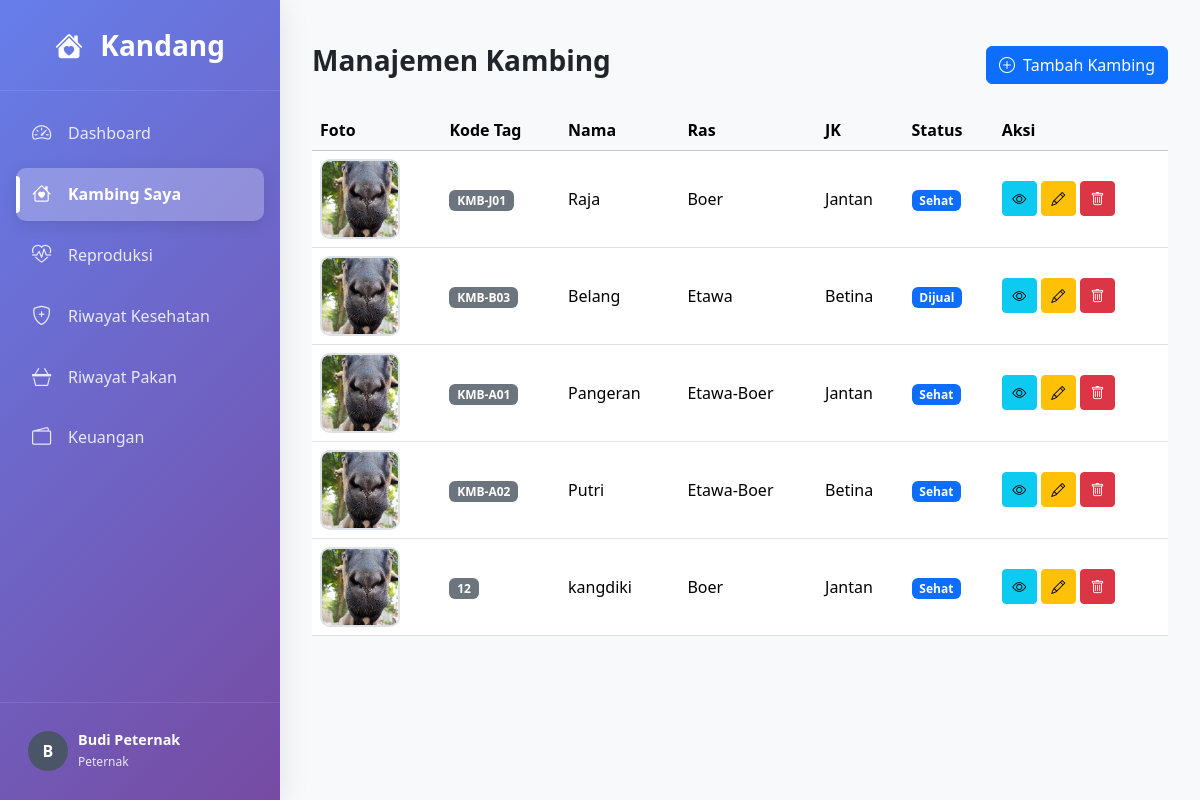
The app's page /views/kambing_list.php (signed in) with its own data.
### tables this page shows
CREATE TABLE IF NOT EXISTS `kambing` (
  `id` int NOT NULL AUTO_INCREMENT,
  `id_pemilik` int DEFAULT NULL,
  `id_induk` int DEFAULT NULL COMMENT 'FK ke id kambing (induk betina)',
  `id_pejantan` int DEFAULT NULL COMMENT 'FK ke id kambing (pejantan)',
  `id_kandang` int DEFAULT NULL COMMENT 'FK ke tabel kandang',
  `kode_tag` varchar(50) DEFAULT NULL,
  `nama` varchar(50) DEFAULT NULL,
  `jenis_kelamin` enum('jantan','betina') DEFAULT NULL,
  `id_ras` int DEFAULT NULL,
  `tanggal_lahir` date DEFAULT NULL,
  `status` enum('sehat','sakit','bunting','mati','dijual') DEFAULT 'sehat',
  `asal` enum('kelahiran','pembelian') NOT NULL DEFAULT 'pembelian',
  `harga_beli` decimal(12,2) DEFAULT '0.00',
  `dibuat_pada` timestamp NULL DEFAULT CURRENT_TIMESTAMP,
  `foto` varchar(255) DEFAULT NULL,
  PRIMARY KEY (`id`),
  UNIQUE KEY `kode_tag` (`kode_tag`),
  KEY `id_pemilik` (`id_pemilik`),
  KEY `fk_kambing_induk` (`id_induk`),
  KEY `fk_kambing_pejantan` (`id_pejantan`),
  KEY `fk_kambing_kandang` (`id_kandang`),
  KEY `fk_kambing_ras` (`id_ras`),
  CONSTRAINT `fk_kambing_induk` FOREIGN KEY (`id_induk`) REFERENCES `kambing` (`id`) ON DELETE SET NULL,
  CONSTRAINT `fk_kambing_kandang` FOREIGN KEY (`id_kandang`) REFERENCES `kandang` (`id`) ON DELETE SET NULL,
  CONSTRAINT `fk_kambing_pejantan` FOREIGN KEY (`id_pejantan`) REFERENCES `kambing` (`id`) ON DELETE SET NULL,
  CONSTRAINT `fk_kambing_ras` FOREIGN KEY (`id_ras`) REFERENCES `ras` (`id`) ON DELETE SET NULL,
  CONSTRAINT `kambing_ibfk_1` FOREIGN KEY (`id_pemilik`) REFERENCES `pengguna` (`id`) ON DELETE CASCADE
);

CREATE TABLE IF NOT EXISTS `ras` (
  `id` int NOT NULL AUTO_INCREMENT,
  `nama_ras` varchar(100) NOT NULL,
  `deskripsi` text,
  PRIMARY KEY (`id`),
  UNIQUE KEY `nama_ras_unique` (`nama_ras`)
);

### views/kambing_list.php (the view, shortened to what this page needs)
<?php
require_once '../config/koneksi.php';
$id_pengguna = $_SESSION['user_id'];
$peran_pengguna = $_SESSION['peran'];
$sql = "SELECT k.*, r.nama_ras, kd.nama_kandang, p.nama AS nama_pemilik
        FROM kambing k
        LEFT JOIN ras r ON k.id_ras = r.id
        LEFT JOIN kandang kd ON k.id_kandang = kd.id
        LEFT JOIN pengguna p ON k.id_pemilik = p.id";
if ($peran_pengguna == 'peternak' || $peran_pengguna == 'penitip') {
    $sql .= " WHERE k.id_pemilik = ?";
    $stmt = $koneksi->prepare($sql);
    $stmt->bind_param("i", $id_pengguna);
} else {
    $stmt = $koneksi->prepare($sql);
}
$stmt->execute();
$result = $stmt->get_result();
$rows = $result->fetch_all(MYSQLI_ASSOC);
?>
<!DOCTYPE html>
<html lang="id">
<head>
    <link href="https://cdn.jsdelivr.net/npm/bootstrap@5.3.3/dist/css/bootstrap.min.css" rel="stylesheet">
    <link href="https://cdn.jsdelivr.net/npm/bootstrap-icons@1.11.3/font/bootstrap-icons.css" rel="stylesheet">
</head>
<body class="bg-light">
    <div class="d-flex">
        <?php include '../includes/sidebar.php'; ?>
        <main class="main-content flex-grow-1">
            <div class="container-fluid mt-4">
                <div class="d-flex justify-content-between align-items-center mb-4">
                    <h1 class="h3 fw-bold">Manajemen Kambing</h1>
                    <a href="kambing_form.php" class="btn btn-primary">
                        <i class="bi bi-plus-circle me-2"></i>Tambah Kambing
                    </a>
                </div>
                <div class="table-responsive">
                    <table class="table table-hover align-middle">
                        <thead class="table-light">
                            <tr>
                                <th>Foto</th>
                                <th>Kode Tag</th>
                                <th>Nama</th>
                                <th>Ras</th>
                                <th>JK</th>
                                <th>Status</th>
                                <th>Aksi</th>
                            </tr>
                        </thead>
                        <tbody>
                        <?php if ($rows): ?>
                            <?php foreach ($rows as $row): ?>
                                <tr>
                                    <td>
                                        <?php if (!empty($row['foto']) && file_exists("../uploads/kambing/" . $row['foto'])): ?>
                                            <img src="../uploads/kambing/<?= htmlspecialchars($row['foto']); ?>" class="foto-kambing" alt="Foto Kambing">
                                        <?php else: ?>
                                            <span class="text-muted">Tidak Ada</span>
                                        <?php endif; ?>
                                    </td>
                                    <td><span class="badge bg-secondary"><?= htmlspecialchars($row['kode_tag']); ?></span></td>
                                    <td><?= htmlspecialchars($row['nama']); ?></td>
                                    <td><?= htmlspecialchars($row['nama_ras']); ?></td>
                                    <td><?= ucfirst($row['jenis_kelamin']); ?></td>
                                    <td><span class="badge bg-primary"><?= ucfirst($row['status']); ?></span></td>
                                    <td>
                                        <a href="kambing_detail.php?id=<?= $row['id']; ?>" class="btn btn-info btn-sm table-action-btn"><i class="bi bi-eye"></i></a>
                                        <a href="kambing_form.php?id=<?= $row['id']; ?>" class="btn btn-warning btn-sm table-action-btn"><i class="bi bi-pencil"></i></a>
                                        <form action="../actions/kambing_action.php" method="POST" class="d-inline" onsubmit="return confirm('Yakin ingin menghapus?');">
                                            <button type="submit" class="btn btn-danger btn-sm table-action-btn"><i class="bi bi-trash"></i></button>
                                        </form>
                                    </td>
                                </tr>
                            <?php endforeach; ?>
                        <?php else: ?>
                            <tr><td colspan="<?= ($peran_pengguna == 'admin') ? '8' : '7'; ?>" class="text-center">Tidak ada data.</td></tr>
                        <?php endif; ?>
                        </tbody>
                    </table>
                </div>
            </div>
        </main>
    </div>
</body>
</html>

### includes/sidebar.php (shortened to what this page needs)
<?php
$peran = $_SESSION['peran'] ?? 'tamu';
$nama_pengguna = $_SESSION['nama'] ?? 'Pengguna';
$menu = [];
$icons = [];
switch ($peran) {
    case 'peternak':
        $menu = [
            'Dashboard'         => '../views/dashboard.php',
            'Kambing Saya'      => '../views/kambing_list.php',
            'Reproduksi'        => '../views/reproduksi_list.php',
            'Riwayat Kesehatan' => '../views/kesehatan_list.php',
            'Riwayat Pakan'     => '../views/pakan_list.php',
            'Keuangan'  => '../views/keuangan_list.php',
        ];
        $icons = [
            'Dashboard'         => 'bi-speedometer2',
            'Kambing Saya'      => 'bi-house-heart',
            'Reproduksi'        => 'bi-heart-pulse',
            'Riwayat Kesehatan' => 'bi-shield-plus',
            'Riwayat Pakan'     => 'bi-basket3',
            'Keuangan'  => 'bi-wallet2',
        ];
        break;
}
$current_page = basename($_SERVER['PHP_SELF']);
?>
<aside class="sidebar" id="sidebar">
    <div class="sidebar-header">
        <a href="../views/dashboard.php" class="sidebar-brand">
            <i class="bi bi-house-heart-fill"></i>
            <span>Kandang</span>
        </a>
    </div>
    <nav class="sidebar-nav">
        <ul class="nav flex-column">
            <?php foreach ($menu as $label => $linkOrSubmenu): ?>
                <?php if (is_array($linkOrSubmenu)):  ?>
                    <li class="nav-item sidebar-dropdown">
                        <a class="nav-link dropdown-toggle" href="#" role="button" data-bs-toggle="collapse" data-bs-target="#submenu-<?php echo preg_replace('/[^a-zA-Z0-9]/', '', $label); ?>" aria-expanded="false">
                            <i class="bi <?php echo $icons[$label] ?? 'bi-archive'; ?>"></i>
                            <span><?php echo $label; ?></span>
                        </a>
                        <div class="collapse" id="submenu-<?php echo preg_replace('/[^a-zA-Z0-9]/', '', $label); ?>">
                            <ul class="nav flex-column">
                                <?php foreach ($linkOrSubmenu as $subLabel => $subLink): ?>
                                    <li><a class="dropdown-item <?php echo ($current_page == basename($subLink)) ? 'active' : ''; ?>" href="<?php echo $subLink; ?>"><?php echo $subLabel; ?></a></li>
                                <?php endforeach; ?>
                            </ul>
                        </div>
                    </li>
                <?php else:  ?>
                    <li class="nav-item">
                        <a class="nav-link <?php echo ($current_page == basename($linkOrSubmenu)) ? 'active' : ''; ?>" href="<?php echo $linkOrSubmenu; ?>">
                            <i class="bi <?php echo $icons[$label] ?? 'bi-circle'; ?>"></i>
                            <span><?php echo $label; ?></span>
                        </a>
                    </li>
                <?php endif; ?>
            <?php endforeach; ?>
        </ul>
    </nav>
    <div class="sidebar-footer">
        <?php if ($peran !== 'tamu'): ?>
            <div class="user-profile dropdown">
                <a href="#" class="d-flex align-items-center" data-bs-toggle="dropdown" aria-expanded="false">
                    <div class="user-avatar">
                        <?php echo strtoupper(substr($nama_pengguna, 0, 1)); ?>
                    </div>
                    <div class="user-info">
                        <h6><?php echo htmlspecialchars($nama_pengguna); ?></h6>
                        <span><?php echo ucfirst($peran); ?></span>
                    </div>
                </a>
            </div>
        <?php endif; ?>
    </div>
</aside>

### views/kambing_list.php (style rules this page uses)
.foto-kambing { width: 80px; height: 80px; object-fit: cover; border-radius: 10px; border: 2px solid #dee2e6; }
.table-action-btn { width: 35px; height: 35px; display: inline-flex; align-items: center; justify-content: center; }

### includes/sidebar.php (style rules this page uses)
:root { --sidebar-width: 280px; --sidebar-bg: linear-gradient(135deg, #667eea 0%, #764ba2 100%); --sidebar-text-color: rgba(255, 255, 255, 0.85); --sidebar-text-hover-color: white; --sidebar-item-hover-bg: rgba(255, 255, 255, 0.15); --sidebar-item-active-bg: rgba(255, 255, 255, 0.25); }
.sidebar { width: var(--sidebar-width); height: 100vh; position: fixed; top: 0; left: 0; z-index: 1000; background: var(--sidebar-bg); box-shadow: 0 4px 30px rgba(0, 0, 0, 0.1); transition: transform 0.3s ease-in-out; display: flex; flex-direction: column; }
.main-content { transition: margin-left 0.3s ease-in-out; padding: 20px; }
@media (min-width: 992px) { .main-content { margin-left: var(--sidebar-width); } }
.sidebar-header { padding: 1.5rem; text-align: center; border-bottom: 1px solid rgba(255, 255, 255, 0.1); }
.sidebar-brand { font-size: 1.75rem; font-weight: 700; color: white; text-decoration: none; }
.sidebar-brand i { margin-right: 10px; transition: transform 0.3s ease; }
.sidebar-nav { flex-grow: 1; overflow-y: auto; padding: 1rem; }
.nav-link { color: var(--sidebar-text-color); border-radius: 10px; padding: 0.75rem 1rem; margin-bottom: 0.5rem; display: flex; align-items: center; font-weight: 500; transition: all 0.2s ease; position: relative; }
.nav-link i { margin-right: 1rem; font-size: 1.2rem; width: 20px; }
.nav-link.active { background: var(--sidebar-item-active-bg); color: white; font-weight: 600; box-shadow: 0 4px 15px rgba(0, 0, 0, 0.1); }
.nav-link.active::before { content: ''; position: absolute; left: 0; top: 15%; height: 70%; width: 4px; background: white; border-radius: 0 4px 4px 0; }
.sidebar-footer { padding: 1rem; border-top: 1px solid rgba(255, 255, 255, 0.1); }
.user-profile a { color: white; text-decoration: none; padding: 0.75rem; border-radius: 10px; transition: background 0.2s ease; }
.user-avatar { width: 40px; height: 40px; border-radius: 50%; background: #4A5568; display: flex; align-items: center; justify-content: center; color: white; font-weight: bold; margin-right: 10px; }
.user-info h6 { margin: 0; font-size: 0.9rem; font-weight: 600; }
.user-info span { font-size: 0.75rem; color: var(--sidebar-text-color); }

### records on screen
kambing: foto (picture), kode_tag "KMB-J01", nama "Raja", id_ras.nama_ras "Boer", jenis_kelamin "Jantan", status "Sehat"
kambing: foto (picture), kode_tag "KMB-B03", nama "Belang", id_ras.nama_ras "Etawa", jenis_kelamin "Betina", status "Dijual"
kambing: foto (picture), kode_tag "KMB-A01", nama "Pangeran", id_ras.nama_ras "Etawa-Boer", jenis_kelamin "Jantan", status "Sehat"
kambing: foto (picture), kode_tag "KMB-A02", nama "Putri", id_ras.nama_ras "Etawa-Boer", jenis_kelamin "Betina", status "Sehat"
kambing: foto (picture), kode_tag "12", nama "kangdiki", id_ras.nama_ras "Boer", jenis_kelamin "Jantan", status "Sehat"

### other values on screen
$label "Dashboard"
$label "Kambing Saya"
$label "Reproduksi"
$label "Riwayat Kesehatan"
$label "Riwayat Pakan"
$label "Keuangan"
substr($nama_pengguna, 0, 1) "B"
$nama_pengguna "Budi Peternak"
$peran "Peternak"
